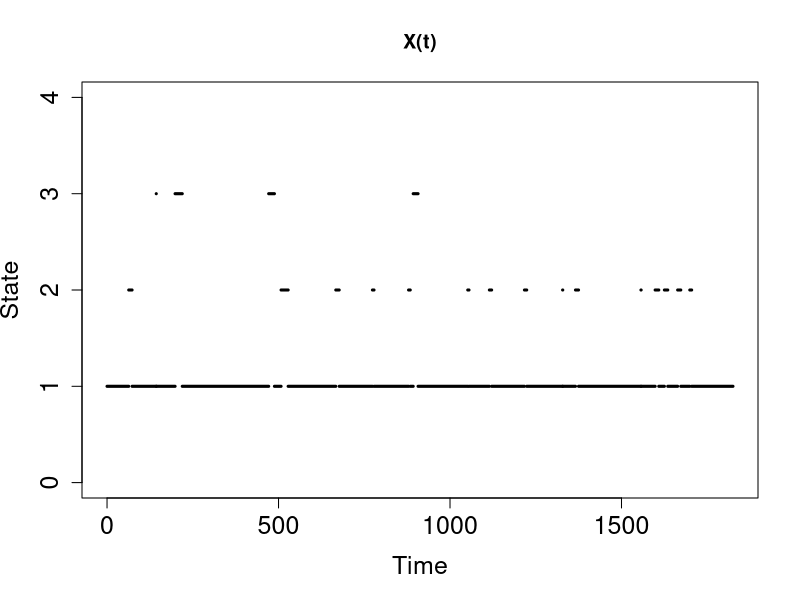

The R script that drew this image:
#library(latex2exp)

#(S,I_L,I_H) = (1,2,3)
#parameters
lambda = 0.01
mu_L = 1/7
mu_H = 1/20
alpha = 0.1

ST = c(lambda,mu_L,mu_H)

#time
Yrs = 1000
P = 365*Yrs
f = 365*5 #time for plotting

#starting conditions
i = 1.0
s = 0.0
X = c(i)
S = c(s)

#long-run mean fractions of time
timeS = 0.0
timeI_L = 0.0
timeI_H = 0.0

I_H_times = c()
lastI_H = 0.0

while(s<P){
  #finds sojourn time
  this_sojourn_time =rexp(1,rate=ST[i])
  
  if (s + this_sojourn_time > P){
    this_sojourn_time = P - s
  }
  
  s = s + this_sojourn_time

  
  S = c(S,s)
    
  #finds next state
  p = runif(1)
  if (i==1){
    timeS = timeS + this_sojourn_time
    if (p < alpha){
      i = 3
    }else {
      i = 2
    }
  }else if (i == 2){
    timeI_L = timeI_L + this_sojourn_time
    i = 1
  }else if (i == 3){
    I_H_times = c(I_H_times, s-lastI_H)
    
    lastI_H = s
    
    timeI_H = timeI_H + this_sojourn_time
    i = 1
  }
    
    
  X = c(X,i)
}

#c)
Splot = S[S<=f]
N = length(Splot)
Xplot = X[1:N]


plot(NULL, NULL, xlim = c(0,f), ylim = c(0, 4), lwd = 2, cex.lab = 1.5, xlab = "Time", ylab = "State", cex.axis = 1.5,
     main = "X(t)")
for(i in 1:N){
  lines(Splot[i:(i+1)], Xplot[i]*c(1,1), lwd = 3)
}
lines(c(Splot[N],f), Xplot[N]*c(1,1), lwd = 3)



#d)

print((timeI_L/P+timeI_H/P)*100)

print((timeI_L/P+timeI_H/P)*365)

#e)
print(I_H_times)
print(mean(I_H_times))
print(sum(I_H_times))
print(P)
